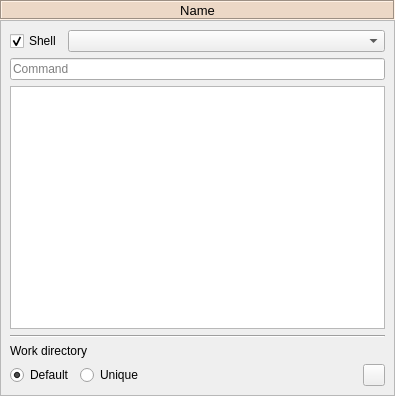
<?xml version="1.0" encoding="UTF-8"?>
<!--
######################################################################################################################
# Copyright (C) 2017-2020 Spine project consortium
# This file is part of Spine Toolbox.
# Spine Toolbox is free software: you can redistribute it and\/or modify it under the terms of the GNU Lesser General
# Public License as published by the Free Software Foundation, either version 3 of the License, or (at your option)
# any later version. This program is distributed in the hope that it will be useful, but WITHOUT ANY WARRANTY;
# without even the implied warranty of MERCHANTABILITY or FITNESS FOR A PARTICULAR PURPOSE. See the GNU Lesser General
# Public License for more details. You should have received a copy of the GNU Lesser General Public License along with
# this program. If not, see <http:\/\/www.gnu.org\/licenses\/>.
######################################################################################################################
-->
<ui version="4.0">
 <class>Form</class>
 <widget class="QWidget" name="Form">
  <property name="geometry">
   <rect>
    <x>0</x>
    <y>0</y>
    <width>395</width>
    <height>396</height>
   </rect>
  </property>
  <property name="windowTitle">
   <string>Form</string>
  </property>
  <layout class="QVBoxLayout" name="verticalLayout">
   <property name="spacing">
    <number>0</number>
   </property>
   <property name="leftMargin">
    <number>0</number>
   </property>
   <property name="topMargin">
    <number>0</number>
   </property>
   <property name="rightMargin">
    <number>0</number>
   </property>
   <property name="bottomMargin">
    <number>0</number>
   </property>
   <item>
    <widget class="QLabel" name="label_gimlet_name">
     <property name="sizePolicy">
      <sizepolicy hsizetype="Preferred" vsizetype="Fixed">
       <horstretch>0</horstretch>
       <verstretch>0</verstretch>
      </sizepolicy>
     </property>
     <property name="minimumSize">
      <size>
       <width>0</width>
       <height>20</height>
      </size>
     </property>
     <property name="maximumSize">
      <size>
       <width>16777215</width>
       <height>20</height>
      </size>
     </property>
     <property name="font">
      <font>
       <pointsize>10</pointsize>
       <weight>50</weight>
       <bold>false</bold>
      </font>
     </property>
     <property name="styleSheet">
      <string notr="true">background-color: #ecd8c6;</string>
     </property>
     <property name="frameShape">
      <enum>QFrame::Box</enum>
     </property>
     <property name="frameShadow">
      <enum>QFrame::Sunken</enum>
     </property>
     <property name="text">
      <string>Name</string>
     </property>
     <property name="alignment">
      <set>Qt::AlignCenter</set>
     </property>
     <property name="wordWrap">
      <bool>true</bool>
     </property>
    </widget>
   </item>
   <item>
    <widget class="QScrollArea" name="scrollArea_4">
     <property name="widgetResizable">
      <bool>true</bool>
     </property>
     <widget class="QWidget" name="scrollAreaWidgetContents_4">
      <property name="geometry">
       <rect>
        <x>0</x>
        <y>0</y>
        <width>393</width>
        <height>374</height>
       </rect>
      </property>
      <layout class="QVBoxLayout" name="verticalLayout_2">
       <item>
        <layout class="QHBoxLayout" name="horizontalLayout">
         <item>
          <widget class="QCheckBox" name="checkBox_shell">
           <property name="toolTip">
            <string>&lt;html&gt;&lt;head/&gt;&lt;body&gt;&lt;p&gt;If checked, command is executed with the specified shell.&lt;/p&gt;&lt;p&gt;If unchecked, command is executed without a shell.&lt;/p&gt;&lt;/body&gt;&lt;/html&gt;</string>
           </property>
           <property name="text">
            <string>Shell</string>
           </property>
           <property name="checked">
            <bool>true</bool>
           </property>
          </widget>
         </item>
         <item>
          <widget class="QComboBox" name="comboBox_shell">
           <property name="sizePolicy">
            <sizepolicy hsizetype="Expanding" vsizetype="Fixed">
             <horstretch>0</horstretch>
             <verstretch>0</verstretch>
            </sizepolicy>
           </property>
          </widget>
         </item>
        </layout>
       </item>
       <item>
        <widget class="PropertyQLineEdit" name="lineEdit_cmd">
         <property name="placeholderText">
          <string>Command</string>
         </property>
         <property name="clearButtonEnabled">
          <bool>true</bool>
         </property>
        </widget>
       </item>
       <item>
        <widget class="QTreeView" name="treeView_files">
         <property name="textElideMode">
          <enum>Qt::ElideLeft</enum>
         </property>
         <property name="indentation">
          <number>5</number>
         </property>
         <property name="rootIsDecorated">
          <bool>false</bool>
         </property>
         <property name="uniformRowHeights">
          <bool>true</bool>
         </property>
         <attribute name="headerMinimumSectionSize">
          <number>54</number>
         </attribute>
        </widget>
       </item>
       <item>
        <widget class="Line" name="line_5">
         <property name="orientation">
          <enum>Qt::Horizontal</enum>
         </property>
        </widget>
       </item>
       <item>
        <widget class="QLabel" name="label">
         <property name="text">
          <string>Work directory</string>
         </property>
        </widget>
       </item>
       <item>
        <layout class="QHBoxLayout" name="horizontalLayout_16">
         <item>
          <widget class="QRadioButton" name="radioButton_default">
           <property name="text">
            <string>Default</string>
           </property>
           <property name="checked">
            <bool>true</bool>
           </property>
          </widget>
         </item>
         <item>
          <widget class="QRadioButton" name="radioButton_unique">
           <property name="text">
            <string>Unique</string>
           </property>
          </widget>
         </item>
         <item>
          <spacer name="horizontalSpacer_12">
           <property name="orientation">
            <enum>Qt::Horizontal</enum>
           </property>
           <property name="sizeHint" stdset="0">
            <size>
             <width>40</width>
             <height>20</height>
            </size>
           </property>
          </spacer>
         </item>
         <item>
          <widget class="QToolButton" name="toolButton_gimlet_open_dir">
           <property name="minimumSize">
            <size>
             <width>22</width>
             <height>22</height>
            </size>
           </property>
           <property name="maximumSize">
            <size>
             <width>22</width>
             <height>22</height>
            </size>
           </property>
           <property name="toolTip">
            <string>&lt;html&gt;&lt;head/&gt;&lt;body&gt;&lt;p&gt;Open this View's project directory in file browser&lt;/p&gt;&lt;/body&gt;&lt;/html&gt;</string>
           </property>
           <property name="icon">
            <iconset resource="../../../ui/resources/resources_icons.qrc">
             <normaloff>:/icons/menu_icons/folder-open-solid.svg</normaloff>:/icons/menu_icons/folder-open-solid.svg</iconset>
           </property>
          </widget>
         </item>
        </layout>
       </item>
      </layout>
     </widget>
    </widget>
   </item>
  </layout>
 </widget>
 <customwidgets>
  <customwidget>
   <class>PropertyQLineEdit</class>
   <extends>QLineEdit</extends>
   <header>spinetoolbox/widgets/custom_qlineedits.h</header>
  </customwidget>
 </customwidgets>
 <tabstops>
  <tabstop>scrollArea_4</tabstop>
  <tabstop>checkBox_shell</tabstop>
  <tabstop>comboBox_shell</tabstop>
  <tabstop>lineEdit_cmd</tabstop>
  <tabstop>treeView_files</tabstop>
  <tabstop>radioButton_default</tabstop>
  <tabstop>radioButton_unique</tabstop>
  <tabstop>toolButton_gimlet_open_dir</tabstop>
 </tabstops>
 <resources>
  <include location="../../../ui/resources/resources_icons.qrc"/>
 </resources>
 <connections/>
</ui>
